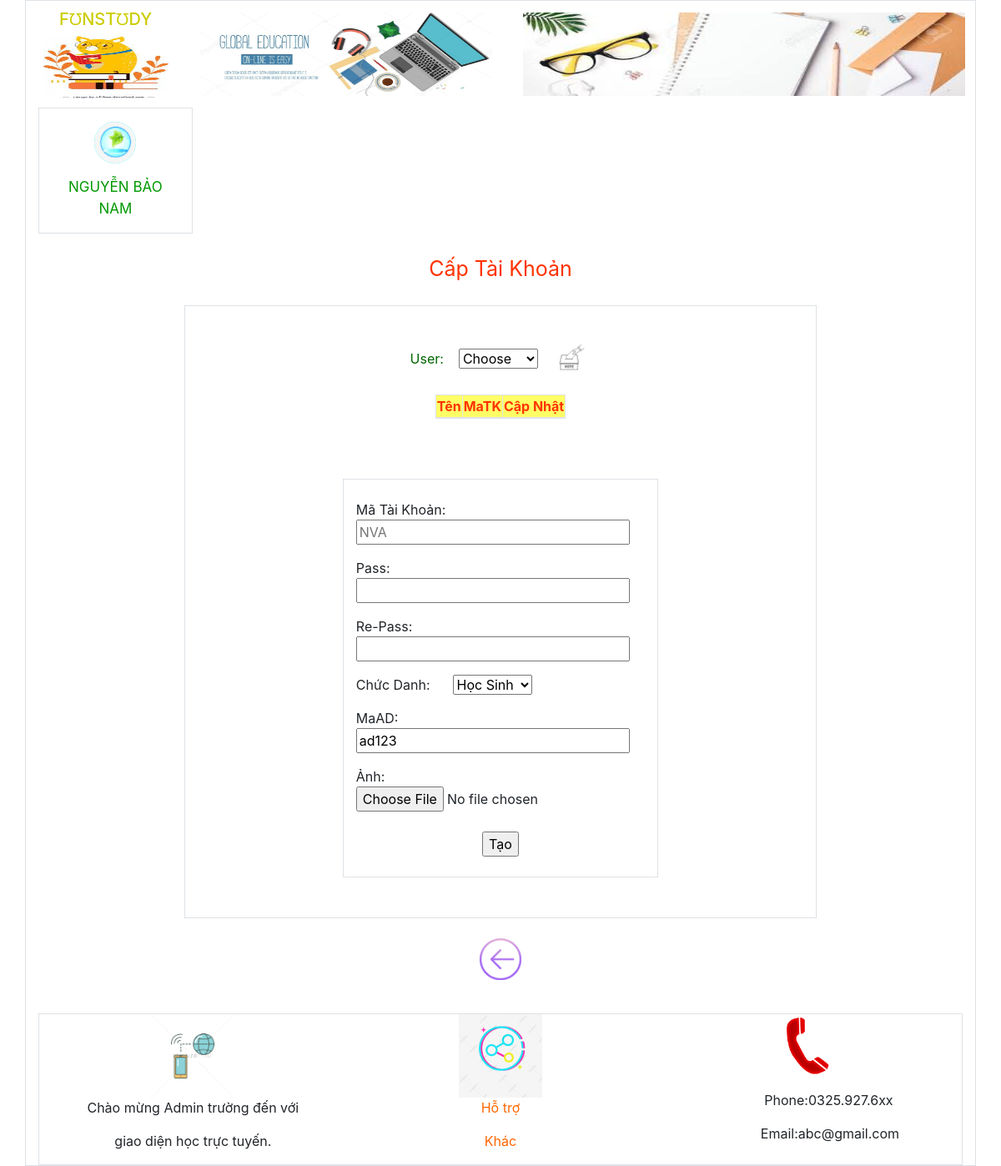
Screenshot of /CapTaiKhoan.php?Ma=AT&&MaAD=ad123&&MaTruong=1 with the database file from the repository.
### tables this page shows
CREATE TABLE `admin_truong` (
  `MaAD` varchar(20) NOT NULL,
  `TenAD` varchar(50) NOT NULL,
  `Email` varchar(50) NOT NULL,
  `MaTruong` int(10) NOT NULL,
  PRIMARY KEY  (`MaAD`),
  KEY `MaTruong` (`MaTruong`)
);

CREATE TABLE `taikhoan` (
  `MaTK` varchar(50) NOT NULL,
  `MatKhau` varchar(50) NOT NULL,
  `Anh` varchar(50) NOT NULL,
  `ChucDanh` varchar(20) NOT NULL,
  `MaAD` varchar(20) NOT NULL,
  PRIMARY KEY  (`MaTK`),
  KEY `MaAdmin` (`MaAD`),
  KEY `MaAdmin_2` (`MaAD`)
);

### CapTaiKhoan.php (the view, shortened to what this page needs)
<!DOCTYPE html PUBLIC "-//W3C//DTD XHTML 1.0 Transitional//EN" "http://www.w3.org/TR/xhtml1/DTD/xhtml1-transitional.dtd">
<html xmlns="http://www.w3.org/1999/xhtml">
<head>
<link rel="stylesheet" type="text/css" href="css/bootstrap.css"/>
</head>
<body>
<div class="container h-600 w-100 border">
	<div class="row">
    <div class="row header"  id="codinh" >
    	<div class="col-xs-2 col-sm-2 col-md-2 col-lg-2 h-200">
            <center><h5>F℧NST℧DY</h5><img src="img/lg.jpg" width="150px" height="75px" /></center>
        </div>
        <div class="col-xs-4 col-sm-4 col-md-4 col-lg-4 h-200 m-1">
        	<img src="img/bner.jpg" width="350px" height=100px"  />
        </div>
        <div class="col-xs-4 col-sm-4 col-md-4 col-lg-4 h-200 m-1">
        	<img src="img/banner.jpg" width="530px" height=100px"  />
        </div>
    </div>
    </div>
    <div class="col-xs-2 col-sm-2 col-md-2 col-lg-2 h-150 border">
        	<?php
				include_once("Controller/cTK(AD).php");
				$p=new cTKad();
				$hien=$p->info();
				$cot=mysql_fetch_assoc($hien);
					 	echo "<center>";?>
						<img src="<?php echo "img/".$cot['Anh']; ?>" height="50px" width="50px" class="rounded-circle">
						<?php echo "</center>";?>
                        <center>
                        <?php
							echo "<te>".$cot['TenAD']."</te>";
						?>
                        </center>
    </div>
    <br />
		<center><ctk>Cấp Tài Khoản<ctk></center>
    <br />
        <div class="row">
        	<div class="col-xs-2 col-sm-2 col-md-2 col-lg-2">
            </div>
            <div class="col-xs-8 col-sm-8 col-md-8 col-lg-8 border">
            <br />
            	<center><nd>User:</nd>&nbsp;&nbsp;&nbsp;
                <select onchange="window.location.href=this.value;" name="nd">
                <option>
                           	  <?php
								if(isset($_GET['Ma'])&&isset($_GET['nd'])){
									echo $_GET['nd'];
								}
								else{
									echo "Choose";
								}
							 ?>
                </option>
                </select>&nbsp;&nbsp;&nbsp;<a href="CapTaiKhoan.php?Ma=<?php echo $_GET['Ma']?>&&MaTruong=<?php echo $_GET['MaTruong']?>&&bauTTCM"><img src="img/vote.jpg" height="50px" width="50px" /></a></center>
                    <center>
                    <?php
						if(isset($_GET['upTKGV'])){
							?>
                            	<form action="#" method="get">
                                	<br />
                                    <cn><center>Cập Nhật Tài Khoản</center></cn>
                                    <p></p>
                                	<matk>Mã TK:</matk>&nbsp;&nbsp;&nbsp;&nbsp;<input type="text" name="matk" size="5" />
                                    <p></p>
                                    &nbsp;&nbsp;&nbsp;&nbsp;&nbsp;&nbsp;&nbsp;&nbsp;
                                    &nbsp;&nbsp;&nbsp;&nbsp;&nbsp;&nbsp;&nbsp;&nbsp;
                                    &nbsp;&nbsp;&nbsp;&nbsp;&nbsp;&nbsp;&nbsp;&nbsp;&nbsp;&nbsp;&nbsp;&nbsp;
                                    &nbsp;
                                    <matk>Tên GV:</matk>&nbsp;&nbsp;&nbsp;&nbsp;<input type="text" value="<?php
                                    $cot=mysql_fetch_assoc($p->NameGV());
									echo $cot['TenGV']?>" size="25" />
                                    <input type="hidden" name="magv" value="<?php echo $_GET['upTKGV']?>" />
                                    <input type="hidden" name="Ma" value="<?php echo $_GET['Ma']?>" />
                                    <input type="hidden" name="MaAD" value="<?php echo $_GET['MaAD']?>" />
                                    <input type="hidden" name="MaTruong" value="<?php echo $_GET['MaTruong']?>" />
                                    <p></p>
                                    <center><input type="submit" value="Cập Nhật" name="up" /></center>
                                </form>
                                    <?php
								}
						else{
					?>
                    <table class="table-bordered">
                    	<thead>
                        	<tr>
                            	<th><center>Tên <?php echo $_GET['nd']?></center></th>
                                <th>MaTK</th>
                                <th>Cập Nhật</th>
                            </tr>
                        </thead>
                    </table>
                    <center>
                    <br />
                    <br />
                    </center>
                    <?php
						}
					?>
                    <br />
                    </center>
                    <div class="row">
            	<div class="col-xs-3 col-sm-3 col-md-3 col-lg-3">
                </div>
                <div class="col-xs-6 col-sm-6 col-md-6 col-lg-6 border">
                <br />
            <form action="#" method="post" enctype="multipart/form-data">
                <uc>Mã Tài Khoản:&nbsp;</uc><input type="text" name="a" placeholder="NVA" size="27" required="required" /><br />
                <uc>Pass:&nbsp;&nbsp;&nbsp;&nbsp;&nbsp;&nbsp;&nbsp;&nbsp;
                &nbsp;&nbsp;&nbsp;&nbsp;&nbsp;&nbsp;&nbsp;</uc><input type="password" name="b" size="27" required="required" /><br />
                <uc>Re-Pass:&nbsp;&nbsp;&nbsp;&nbsp;&nbsp;&nbsp;&nbsp;&nbsp;&nbsp;&nbsp;</uc><input type="password" name="rp" size="27" required="required" /><br />
                <uc>Chức Danh:&nbsp;&nbsp;&nbsp;&nbsp;&nbsp;</uc>
                <select name="c">
                	<option value="0">Học Sinh</option>
                </select>
                <br />
                <uc>MaAD:&nbsp;&nbsp;&nbsp;&nbsp;&nbsp;&nbsp;
                &nbsp;&nbsp;&nbsp;&nbsp;&nbsp;&nbsp;</uc><input type="text" name="d" value="<?php echo $_GET['MaAD']?>" size="27" /><br />
                <uc>Ảnh:&nbsp;&nbsp;&nbsp;</uc><input type="file" name="f" size="27" /><br />
                <br />
                <center><input type="submit" name="tao" value="Tạo" /></center>
         </form>
                <br />
                </div>
                <div class="col-xs-3 col-sm-3 col-md-3 col-lg-3">
                </div>
            </div>
             <br />
              <br />
            </div>
            <div class="col-xs-2 col-sm-2 col-md-2 col-lg-2">
            </div>
        </div>
        <br />
        <center><a href="home(AD).php?Ma=<?php echo $_GET['Ma']?>"><img src="img/tve.png" height="50px" width="50px" /></a></center>
    <br />
     <div class="col-xs-12 col-sm-12 col-md-12 col-lg-12 border">
     	<div class="row">
        	<div class="col-xs-4 col-sm-4 col-md-4 col-lg-4">
            <center><img src="img/on.png" width="100" height="100"/><center></center>
                </center><center><p>Chào mừng Admin trường đến với <p/><p>giao diện học trực tuyến.</p></center>
            </div>
            <div class="col-xs-4 col-sm-4 col-md-4 col-lg-4">
            <center><img src="img/lk.jpg" width="100" height="100"/><center></center>
                </center><center><a href="#">Hỗ trợ</a><p></p></center>
                </center><center><a href="#">Khác</a><p></p></center>
            </div>
            <div class="col-xs-4 col-sm-4 col-md-4 col-lg-4">
            <center><img src="img/dt.gif" width="75" height="75"/><center></center><p></p>
                </center>&nbsp;&nbsp;&nbsp;&nbsp;&nbsp;&nbsp;&nbsp;&nbsp;&nbsp;&nbsp;&nbsp;&nbsp;&nbsp;&nbsp;&nbsp;&nbsp;&nbsp;&nbsp;&nbsp;&nbsp;
                &nbsp;&nbsp;&nbsp;&nbsp;&nbsp;Phone:0325.927.6xx<p></p>
                </center>&nbsp;&nbsp;&nbsp;&nbsp;&nbsp;&nbsp;&nbsp;&nbsp;&nbsp;&nbsp;&nbsp;&nbsp;&nbsp;&nbsp;&nbsp;&nbsp;&nbsp;&nbsp;&nbsp;&nbsp;
                &nbsp;&nbsp;&nbsp;&nbsp;Email:abc@gmail.com
            </div>
        </div>
    </div>
  </div>

### CapTaiKhoan.php (style rules this page uses)
th { color:#F30; background-color:#FF6; }
ctk { color:#F30; font-size:25px; }
nd { color:#060; }
te { color:#090; font-size:17px; }
a { color:#F60; }
.rounded-circle { background-color:#0FF; }
h5 { color:#CC0; }
.header { padding: 10px 16px; }

### rows the page displays
admin_truong: taikhoan.Anh (picture), TenAD "NGUYỄN BẢO NAM"
